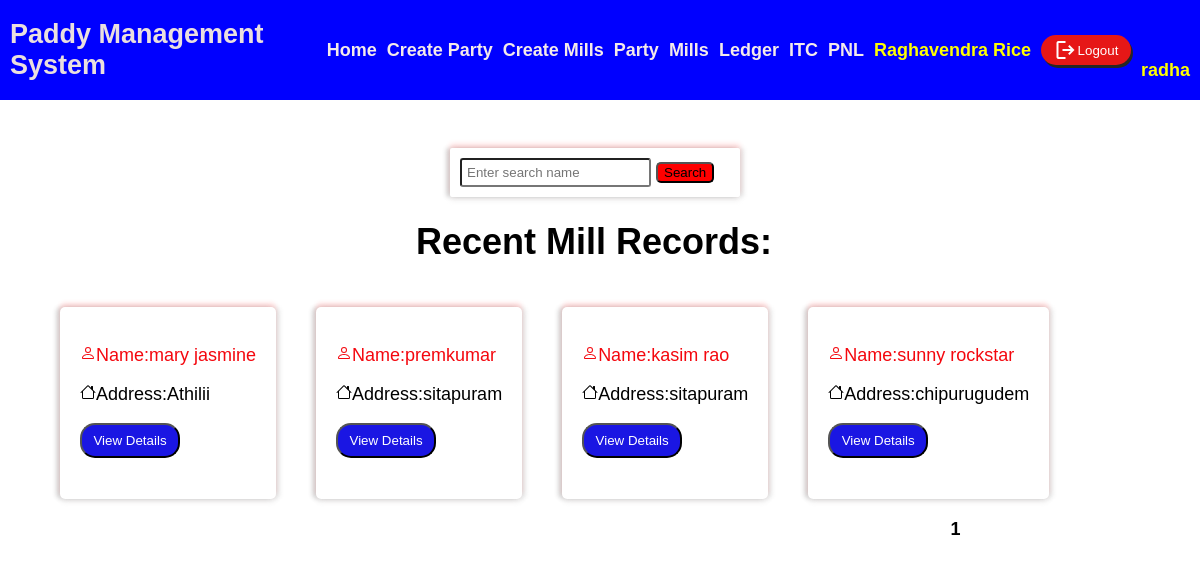
Page /mills/ (signed in) on the committed database.
### paddymastersystem/models.py (models this page shows)
class MillsRecord(models.Model):
    date = models.DateField()
    kl_no = models.CharField(max_length=100)
    mill_name = models.CharField(max_length=100)
    mill_place = models.CharField(max_length=100)
    mill_rate = models.DecimalField(max_digits=10, decimal_places=2)
    mill_weight = models.DecimalField(max_digits=10, decimal_places=2)
    mill_remarks = models.TextField(blank=True)
    mill_amount = models.DecimalField(max_digits=10, decimal_places=2)
    MILL_CALCULATION_CHOICES = [
        ('BAGS_X4', 'BAGS X 4'),
        ('78KGS', '78 KGS'),
        ('79KGS', '79 KGS'),
        ('79_Delivery', '79 Delivery'),
        ('78_Delivery', '78 Delivery'),
        ('BAGS_X4_Delivery', 'BAGS X 4 Delivery'),
    ]
    mill_calculation_type = models.CharField(choices=MILL_CALCULATION_CHOICES, max_length=50)
    mill_rate_type = models.CharField(max_length=100, choices=(('party rate', 'party rate'), ('mill rate', 'mill rate')))
    payment_status = models.BooleanField(default=False)

### paddymastersystem/views.py (the view)
# urls.py: path('mills/', views.mills, name='mills'),
@login_required(login_url='login')
def mills(request):
    mill_records = MillsRecord.objects.all()
    paginator = Paginator(mill_records, 10)  # Show 10 mills per page.
    page_number = request.GET.get('page')
    page_obj = paginator.get_page(page_number)
    context = {
        'page_obj': page_obj,
    }
    return render(request, 'mills/mills.html', context)

### templates/mills/mills.html (shortened to what this page needs)
{% extends "common.html" %}
{% block content %}
<div class="details">
    <div class="pnl">
        <form method="get" action="{% url 'search_records_mills' %}">
            <input type="text" name="search_query" placeholder="Enter search name" id="search" required>
            <button type="submit" id="bttn">Search</button>
        </form>
    </div>
    <center>
        <h1>Recent Mill Records:</h1>
    </center>
    <ul>
        {% for mill in page_obj %}
        <div id="float">
            <p style="color:rgb(244, 7, 14)">Name:{{ mill.mill_name }}</p>
            <p>Address:{{ mill.mill_place }}</p>
            <button id="btn"><a href="{% url 'mills_detail_view' mill.pk %}" style="color:white;">View Details</a></button><br><br>
        </div>
        {% endfor %}
    </ul>
    <div id="pagination" style="float:left;margin-left: 80%;">
        {% for num in page_obj.paginator.page_range %}
        {% if page_obj.number == num %}
        <strong>{{ num }}</strong>
        {% else %}
        <a href="?page={{ num }}">{{ num }}</a>
        {% endif %}
        {% endfor %}
    </div>
</div>
{% endblock %}

### templates/common.html (shortened to what this page needs)
<!DOCTYPE html>
<html lang="en">
<head>
</head>
<body>
    <header>
        <h3 class="logo">Paddy Management System</h3>
        {% if user.is_authenticated %}
        <div class="nav-links">
            <h3><a href="{% url 'homepage' %}">Home</a></h3>
            <h3><a href="{% url 'add_party_record' %}">Create Party</a></h3>
            <h3><a href="{% url 'add_mill_record' %}">Create Mills</a></h3>
            <h3><a href="{% url 'party' %}">Party</a></h3>
            <h3><a href="{% url 'mills' %}">Mills</a></h3>
            <h3><a href="{% url 'ledger' %}">Ledger</a></h3>
            <h3><a href="{% url 'interest_entry' %}">ITC</a></h3>
            <h3><a href="{% url 'view_records' %}">PNL</a></h3>
            <h3 style="color:yellow">Raghavendra Rice</h3>
            <form method="post" action="{% url 'logout' %}">
                <button type="submit" id="buttn"><span class="material-symbols-outlined">logout</span> Logout</button>
            </form>
            <h3 style="color:yellow;display: flex; margin-top: 40px;">{{ request.user.username }}</h3>
        </div>
        {% endif %}
    </header>
    {% block content %}{% endblock %}
</body>
</html>

### templates/common.html (style rules this page uses)
body { margin: 0; height: 100vh; font-family: Arial, sans-serif; }
header { display: grid; grid-template-columns: 1fr auto; align-items: center; background-color: blue; width: 100%; height: 100px; color: rgb(234, 223, 223); padding: 0 10px; }
.logo { justify-self: start; font-size: 1.5em; }
.nav-links { display: flex; gap: 10px; align-items: center; flex-wrap: wrap; }
a { text-decoration: none; color: rgb(244, 234, 234); }
h3 { margin: 0; font-size: 1em; }
#buttn { display: flex; align-items: center; justify-content: center; background-color: rgb(230, 23, 23); width: 90px; height: 30px; box-shadow: 2px 3px rgb(37, 38, 37); border-radius: 20px; color: white; cursor: pointer; border: none; }
@media only screen and (min-width: 768px) { body { font-size: 18px; } }
@media only screen and (min-width: 768px) { .nav-links { padding: 0 20px; } }
.nav-links { display: flex; flex-wrap: wrap; }
.nav-links { flex: 1 1 auto; }

### templates/mills/mills.html (style rules this page uses)
.details { padding-top: 40px; width: 99%; height: 99%; margin-right: auto; border-radius: 5px; }
.details a, p { text-decoration: none; color: black; }
#btn { background-color: rgb(26, 22, 227); border-radius: 15px; width: 100px; height: 35px; }
.pnl { margin-top: 8px; text-decoration: none; color: white; border-radius: 2px; padding: 10px; width: 270px; margin-left: 450px; box-shadow: 0 4px 5px rgba(193, 191, 191, 0.2), 0 -4px 5px rgba(255, 80, 80, 0.2), 4px 0 4px rgba(141, 139, 139, 0.2), -4px 0 4px rgba(58, 57, 57, 0.2); }
#bttn { background-color: red; border-radius: 5px; position: sticky; }
#search { padding: 5px; border-radius: 3px; position: sticky; }
#float { float: left; padding: 20px; margin: 20px; border-radius: 5px; box-shadow: 0 4px 4px rgba(193, 191, 191, 0.2), 0 -4px 4px rgba(255, 80, 80, 0.2), 4px 0 4px rgba(141, 139, 139, 0.2), -4px 0 4px rgba(58, 57, 57, 0.2); }

### rows in the picture
MillsRecord: mill_name "mary jasmine", mill_place "Athilii"
MillsRecord: mill_name "premkumar", mill_place "sitapuram"
MillsRecord: mill_name "kasim rao", mill_place "sitapuram"
MillsRecord: mill_name "sunny rockstar", mill_place "chipurugudem"

### other values in the picture
{{ request.user.username }} "radha"
{{ num }} "1"
